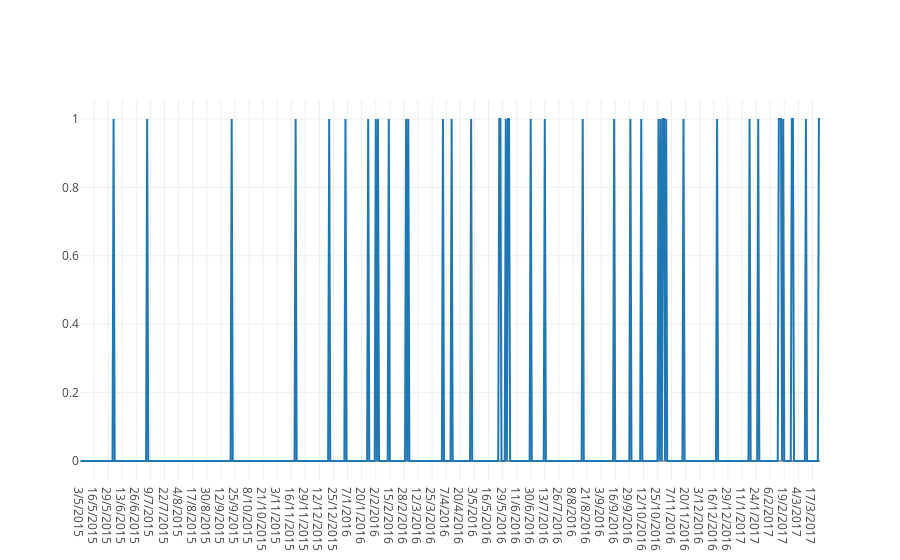

The code cell stored with this chart in its notebook:
### Code cell
from datetime import datetime
data = [go.Scatter(x=train.date, y=train['label'])]

py.iplot(data, filename = 'time-series-simple')

### Figure 1 — Plotly figure (JSON) as saved in the notebook; plotly's stock layout.template omitted (floating-point values rounded to 4 significant figures; data arrays with more than 128 entries replaced by an {"elided": "..."} marker saying what was removed)
{"data": [{"type": "scatter", "uid": "39a80427-8bbf-4daf-9668-1a41d724b7a5", "x": {"elided": "684 str values"}, "y": {"elided": "684 int values"}}], "layout": {}}
